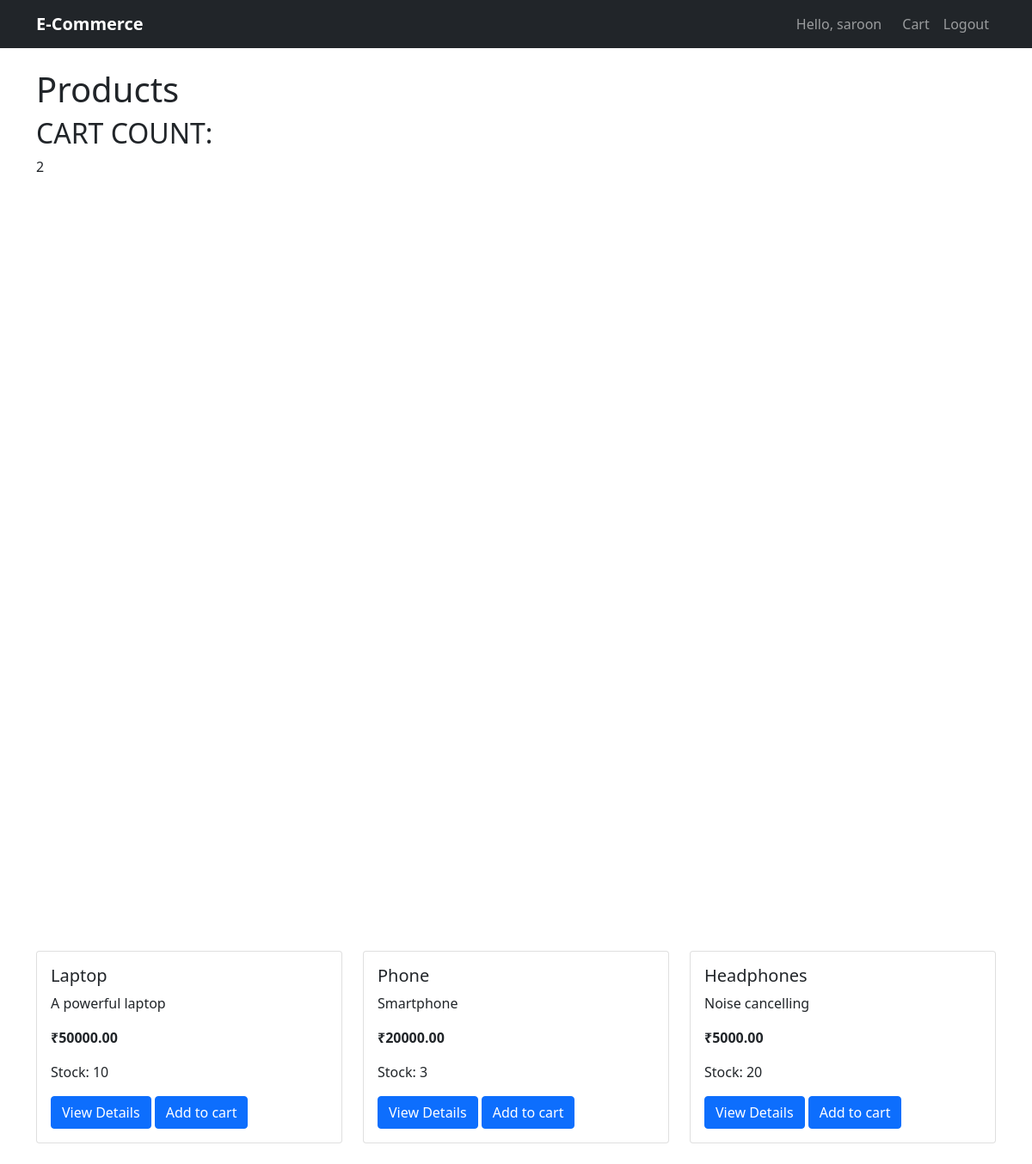
Screenshot of / (signed in) with the database file from the repository.
### shop/models.py (models this page shows, shortened)
class Product(models.Model):
    name = models.CharField(max_length=255)
    description = models.TextField()
    price = models.DecimalField(max_digits=10, decimal_places=2, validators=[MinValueValidator(Decimal('0.01'))])
    stock = models.PositiveIntegerField()
    image = models.ImageField(upload_to='products/', blank=True, null=True)
    created_at = models.DateTimeField(auto_now_add=True)

### shop/views.py (the view)
# urls.py: path('', views.product_list, name='product_list'),
def product_list(request):
    products = Product.objects.all()
    return render(request, 'shop/product_list.html', {'products': products})

### shop/context_processors.py (called while the page is built)
def cart_count(request):
    cart = get_or_create_cart(request)
    count = cart.cartitem_set.count()
    return {
        'cart_count': count
    }

### shop/views.py (called while the page is built)
def get_or_create_cart(request):
    if request.user.is_authenticated:
        cart, created = Cart.objects.get_or_create(user=request.user)
    else:
        if not request.session.session_key:
            request.session.create()
        cart, created = Cart.objects.get_or_create(session_id=request.session.session_key)
    return cart

### shop/templates/shop/product_list.html (shortened to what this page needs)
{% extends 'shop/base.html' %}
{% block content %}
<h1>Products</h1>
<h2>CART COUNT:</h2><div id="cart-count">{{ cart_count }}</div>
<div class="row" style="margin-top: 900px;">
    {% for product in products %}
    <div class="col-md-4 mb-4">
        <div class="card">
            <div class="card-body">
                <h5 class="card-title">{{ product.name }}</h5>
                <p class="card-text">{{ product.description|truncatechars:100 }}</p>
                <p class="card-text"><strong>₹{{ product.price }}</strong></p>
                <p class="card-text">Stock: {{ product.stock }}</p>
                <a href="{% url 'product_detail' product.pk %}" class="btn btn-primary">View Details</a>
                <a class="btn btn-primary add-to-cart-btn" data-product-id="{{ product.id }}" >Add to cart</a>
            </div>
        </div>
    </div>
    {% endfor %}
</div>
{% endblock %}

### shop/templates/shop/base.html (shortened to what this page needs)
<!DOCTYPE html>
<html lang="en">
<head>
    <link href="https://cdn.jsdelivr.net/npm/bootstrap@5.1.3/dist/css/bootstrap.min.css" rel="stylesheet">
</head>
<body>
    <nav class="navbar navbar-expand-lg navbar-dark bg-dark fixed-top">
        <div class="container">
            <a class="navbar-brand" href="{% url 'product_list' %}">E-Commerce</a>
            <div class="navbar-nav ms-auto">
                {% if user.is_authenticated %}
                    <span class="navbar-text me-3">Hello, {{ user.username }}</span>
                    <a class="nav-link" href="{% url 'cart' %}">Cart</a>
                    <a class="nav-link" href="{% url 'logout' %}">Logout</a>
                {% else %}
                    <a class="nav-link" href="{% url 'login' %}">Login</a>
                    <a class="nav-link" href="{% url 'cart' %}">Cart<span class="badge badge-light  " id="cart-count">{{cart_count}}</span></a>
                {% endif %}
            </div>
        </div>
    </nav>
    <div class="container mt-4">
        {% block content %}{% endblock %}
    </div>
</body>
</html>

### shop/templates/shop/base.html (style rules this page uses)
body { padding-top: 56px; }
.navbar-brand { font-weight: bold; }

### rows the page displays
Product: name "Laptop", description "A powerful laptop", price "50000.00", stock "10"
Product: name "Phone", description "Smartphone", price "20000.00", stock "3"
Product: name "Headphones", description "Noise cancelling", price "5000.00", stock "20"

### other values shown
{{ user.username }} "saroon"
{{ cart_count }} "2"
